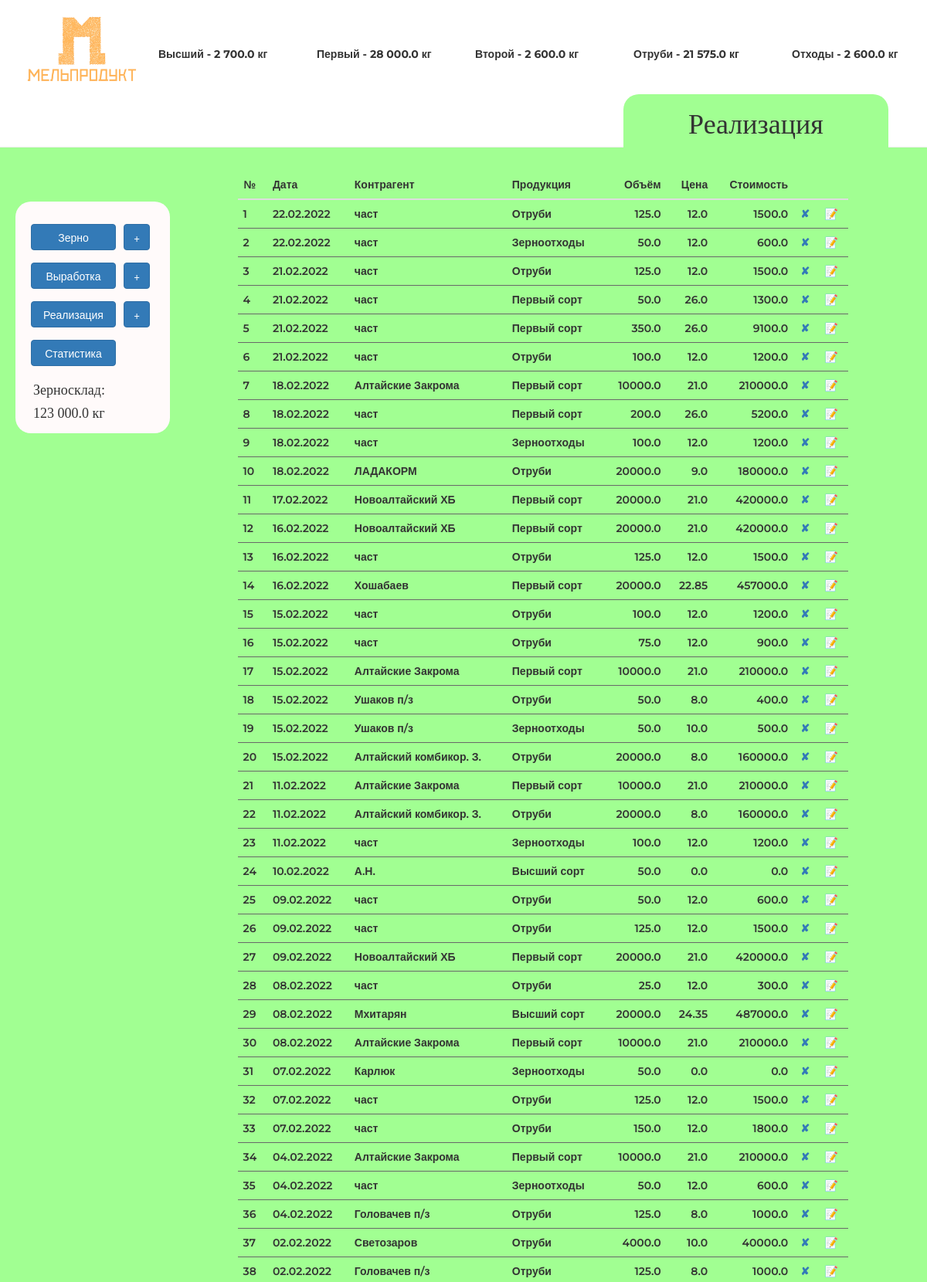
The app's page /real (upper part) with its own data.
### main.py (models this page shows)
class Realisation(db.Model):
    __tablename__ = "realisations"
    id = db.Column(db.Integer, primary_key=True)
    agent = db.Column(db.String(250), nullable=False)
    date = db.Column(db.Date(), nullable=False)
    production = db.Column(db.String(250), nullable=False)
    value = db.Column(db.Float(20), nullable=False)
    price = db.Column(db.Float(20), nullable=False)
    cost = db.Column(db.Float(20), nullable=False)

### main.py (the view)
@app.route('/real', methods=['GET', 'POST'])
def real():
    stock = Stock.query.filter_by(id=1).first()
    realisation_form = AddRealisation(date=dt.datetime.now())
    table = db.session.query(Realisation).filter(Realisation.date <= dt.datetime.now(), Realisation.date >= dt.datetime.now()-dt.timedelta(days=30)).order_by(Realisation.date).all()
    return render_template('real.html', title='Реализация', form=realisation_form, first='{:,}'.format(stock.first).replace(',', ' '),
                           second='{:,}'.format(stock.second).replace(',', ' '),
                           highest='{:,}'.format(stock.highest).replace(',', ' '),
                           bran='{:,}'.format(stock.bran).replace(',', ' '),
                           waste='{:,}'.format(stock.waste).replace(',', ' '),
                           grain='{:,}'.format(stock.grain).replace(',', ' '),
                           button='real', target='real', onclick11='onclick=', onclick2='onclick=', onclick3='onclick=',
                           table=reversed(table), onclick22='onclick=', onclick33='onclick=', bcolor='#a1ff92',
                           mright='50px'
                           )

### templates/real.html
{% extends 'index.html' %}
{% block table %}
{% include "realisation-table.html" %}
{% endblock %}

### templates/realisation-table.html (shortened to what this page needs)
<div class="col-md-8 col-sm-12" >
<table class="table table-hover counter">
        <thead>
          <tr>
            <th scope="col">№</th>
            <th scope="col">Дата</th>
            <th scope="col">Контрагент</th>
            <th scope="col">Продукция</th>
            <th scope="col" class="rghtalgn">Объём</th>
            <th scope="col" class="rghtalgn">Цена</th>
            <th scope="col" class="rghtalgn">Стоимость</th>
            <th scope="col" class="rghtalgn"></th>
            <th scope="col" class="rghtalgn"></th>
          </tr>
        </thead>
        <tbody>
        {% for line in table %}
          <tr>
            <td>{{line.date.strftime('%d.%m.%Y')}}</td>
            <td>{{line.agent}}</td>
            <td>{{line.production}}</td>
            <td class="rghtalgn" >{{line.value}}</td>
            <td class="rghtalgn">{{line.price}}</td>
            <td class="rghtalgn">{{line.cost}}</td>
            <td><a href="#" data-toggle="modal" title="Удалить" data-target="#test" onclick="aTestFunction({{line.id}}, {{line.value}}, '{{line.production}}')">✘</a></td>
            <td><a class="editreal" href="{{url_for('real_edit', item_id=line.id)}}" type="button" title="Редактировать">📝</a></td>
          </tr>
        {% endfor %}
        </tbody>
      </table>
        </div>

### static/css/main.css (style rules this page uses)
body { margin-top: -20px; }
td, tr, th { font-family: 'Montserrat', sans-serif; font-weight: 600; }
.rghtalgn { text-align: right; }
.counter { counter-reset: schet; }
.counter tbody tr { counter-increment: schet; }
.counter td, .counter tr:before { padding: .1em .5em; border-bottom: 1px solid DimGray; }
.counter tbody tr:before { content: counter(schet); display: table-cell; vertical-align: middle; }

### records on screen
Realisation: date "22.02.2022", agent "част", production "Отруби", value "125.0", price "12.0", cost "1500.0"
Realisation: date "22.02.2022", agent "част", production "Зерноотходы", value "50.0", price "12.0", cost "600.0"
Realisation: date "21.02.2022", agent "част", production "Отруби", value "125.0", price "12.0", cost "1500.0"
Realisation: date "21.02.2022", agent "част", production "Первый сорт", value "50.0", price "26.0", cost "1300.0"
Realisation: date "21.02.2022", agent "част", production "Первый сорт", value "350.0", price "26.0", cost "9100.0"
Realisation: date "21.02.2022", agent "част", production "Отруби", value "100.0", price "12.0", cost "1200.0"
Realisation: date "18.02.2022", agent "Алтайские Закрома", production "Первый сорт", value "10000.0", price "21.0", cost "210000.0"
Realisation: date "18.02.2022", agent "част", production "Первый сорт", value "200.0", price "26.0", cost "5200.0"
Realisation: date "18.02.2022", agent "част", production "Зерноотходы", value "100.0", price "12.0", cost "1200.0"
Realisation: date "18.02.2022", agent "ЛАДАКОРМ", production "Отруби", value "20000.0", price "9.0", cost "180000.0"
Realisation: date "17.02.2022", agent "Новоалтайский ХБ", production "Первый сорт", value "20000.0", price "21.0", cost "420000.0"
Realisation: date "16.02.2022", agent "Новоалтайский ХБ", production "Первый сорт", value "20000.0", price "21.0", cost "420000.0"
Realisation: date "16.02.2022", agent "част", production "Отруби", value "125.0", price "12.0", cost "1500.0"
Realisation: date "16.02.2022", agent "Хошабаев", production "Первый сорт", value "20000.0", price "22.85", cost "457000.0"
Realisation: date "15.02.2022", agent "част", production "Отруби", value "100.0", price "12.0", cost "1200.0"
Realisation: date "15.02.2022", agent "част", production "Отруби", value "75.0", price "12.0", cost "900.0"
Realisation: date "15.02.2022", agent "Алтайские Закрома", production "Первый сорт", value "10000.0", price "21.0", cost "210000.0"
Realisation: date "15.02.2022", agent "Ушаков п/з", production "Отруби", value "50.0", price "8.0", cost "400.0"
Realisation: date "15.02.2022", agent "Ушаков п/з", production "Зерноотходы", value "50.0", price "10.0", cost "500.0"
Realisation: date "15.02.2022", agent "Алтайский комбикор. З.", production "Отруби", value "20000.0", price "8.0", cost "160000.0"
Realisation: date "11.02.2022", agent "Алтайские Закрома", production "Первый сорт", value "10000.0", price "21.0", cost "210000.0"
Realisation: date "11.02.2022", agent "Алтайский комбикор. З.", production "Отруби", value "20000.0", price "8.0", cost "160000.0"
Realisation: date "11.02.2022", agent "част", production "Зерноотходы", value "100.0", price "12.0", cost "1200.0"
Realisation: date "10.02.2022", agent "А.Н.", production "Высший сорт", value "50.0", price "0.0", cost "0.0"
Realisation: date "09.02.2022", agent "част", production "Отруби", value "50.0", price "12.0", cost "600.0"
Realisation: date "09.02.2022", agent "част", production "Отруби", value "125.0", price "12.0", cost "1500.0"
Realisation: date "09.02.2022", agent "Новоалтайский ХБ", production "Первый сорт", value "20000.0", price "21.0", cost "420000.0"
Realisation: date "08.02.2022", agent "част", production "Отруби", value "25.0", price "12.0", cost "300.0"
Realisation: date "08.02.2022", agent "Мхитарян", production "Высший сорт", value "20000.0", price "24.35", cost "487000.0"
Realisation: date "08.02.2022", agent "Алтайские Закрома", production "Первый сорт", value "10000.0", price "21.0", cost "210000.0"
Realisation: date "07.02.2022", agent "Карлюк", production "Зерноотходы", value "50.0", price "0.0", cost "0.0"
Realisation: date "07.02.2022", agent "част", production "Отруби", value "125.0", price "12.0", cost "1500.0"
Realisation: date "07.02.2022", agent "част", production "Отруби", value "150.0", price "12.0", cost "1800.0"
Realisation: date "04.02.2022", agent "Алтайские Закрома", production "Первый сорт", value "10000.0", price "21.0", cost "210000.0"
Realisation: date "04.02.2022", agent "част", production "Зерноотходы", value "50.0", price "12.0", cost "600.0"
Realisation: date "04.02.2022", agent "Головачев п/з", production "Отруби", value "125.0", price "8.0", cost "1000.0"
Realisation: date "02.02.2022", agent "Светозаров", production "Отруби", value "4000.0", price "10.0", cost "40000.0"
Realisation: date "02.02.2022", agent "Головачев п/з", production "Отруби", value "125.0", price "8.0", cost "1000.0"

### other values on screen
{{ highest }} "2 700.0"
{{ first }} "28 000.0"
{{ second }} "2 600.0"
{{ bran }} "21 575.0"
{{ waste }} "2 600.0"
{{ title }} "Реализация"
{{ grain }} "123 000.0"
